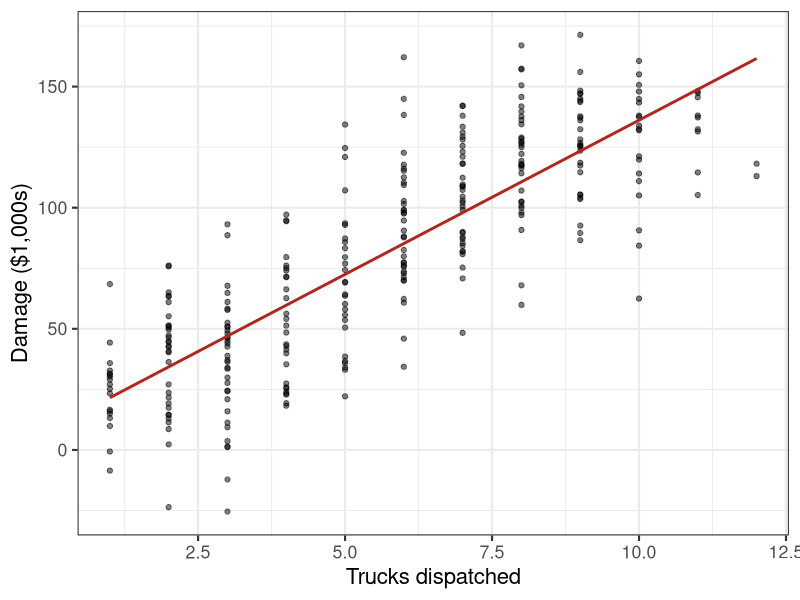
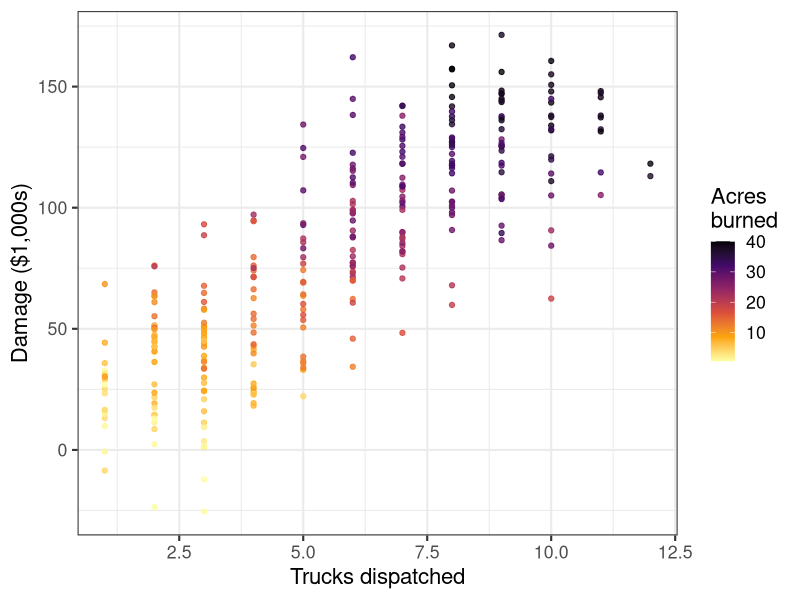

These figures' R source, in order: (Note: this script raises an error after producing the figures.)
## ---- chunk 1
library(here)
library(tidyverse)
library(rio)
library(broom)
library(psych)

options(scipen = 999)
## ---- chunk 2
#| code-fold: true
set.seed(640)
n <- 300

acres  <- round(runif(n, 0.5, 40), 1)
trucks <- round(1 + 0.22 * acres + rnorm(n, 0, 1.2))
trucks[trucks < 1] <- 1
damage <- 10 + 4.2 * acres - 2.8 * trucks + rnorm(n, 0, 12)

fire <- tibble(acres, trucks, damage)
## ---- chunk 3
glimpse(fire)
## ---- chunk 4
#| code-fold: true
fire %>%
  ggplot(aes(x = trucks, y = damage)) +
  geom_point(alpha = .5) +
  geom_smooth(method = "lm", se = FALSE, color = "#B3261E") +
  labs(x = "Trucks dispatched", y = "Damage ($1,000s)") +
  theme_bw(base_size = 16)
## ---- chunk 5
fire_one <- lm(damage ~ trucks, data = fire)
tidy(fire_one)
## ---- chunk 6
#| code-fold: true
fire %>%
  ggplot(aes(x = trucks, y = damage, color = acres)) +
  geom_point(alpha = .8) +
  scale_color_viridis_c(option = "inferno", direction = -1) +
  labs(x = "Trucks dispatched", y = "Damage ($1,000s)",
       color = "Acres\nburned") +
  theme_bw(base_size = 16)
## ---- chunk 7
fire_two <- lm(damage ~ trucks + acres, data = fire)
tidy(fire_two)
## ---- chunk 8
stress <- import(here("files", "data", "student_stress.xlsx")) %>%
  set_names(c("sleep_quality", "headaches", "academic_perf",
              "study_load", "extracurricular", "stress"))

stress %>% describe(fast = TRUE)
## ---- chunk 9
stress %>% cor() %>% round(3)
## ---- chunk 10
s_one <- lm(stress ~ study_load, data = stress)
tidy(s_one)
glance(s_one) %>% select(r.squared, adj.r.squared, sigma)
## ---- chunk 11
s_two <- lm(stress ~ study_load + sleep_quality, data = stress)
tidy(s_two)
## ---- chunk 12
cor(stress$study_load, stress$sleep_quality)
## ---- chunk 13
glance(s_one) %>% select(r.squared, adj.r.squared, sigma)
glance(s_two) %>% select(r.squared, adj.r.squared, sigma)
## ---- chunk 14
anova(s_one, s_two)
## ---- chunk 15
s_junk <- lm(stress ~ study_load + sleep_quality +
               extracurricular + headaches + academic_perf,
             data = stress)
tidy(s_junk)
## ---- chunk 16
stress %>%
  mutate(across(everything(), ~ as.numeric(scale(.x)))) %>%
  lm(stress ~ study_load + sleep_quality, data = .) %>%
  tidy() %>%
  select(term, estimate)
## ---- chunk 17
# stress model
1 / (1 - summary(lm(study_load ~ sleep_quality, data = stress))$r.squared)

# fire model
1 / (1 - summary(lm(trucks ~ acres, data = fire))$r.squared)
